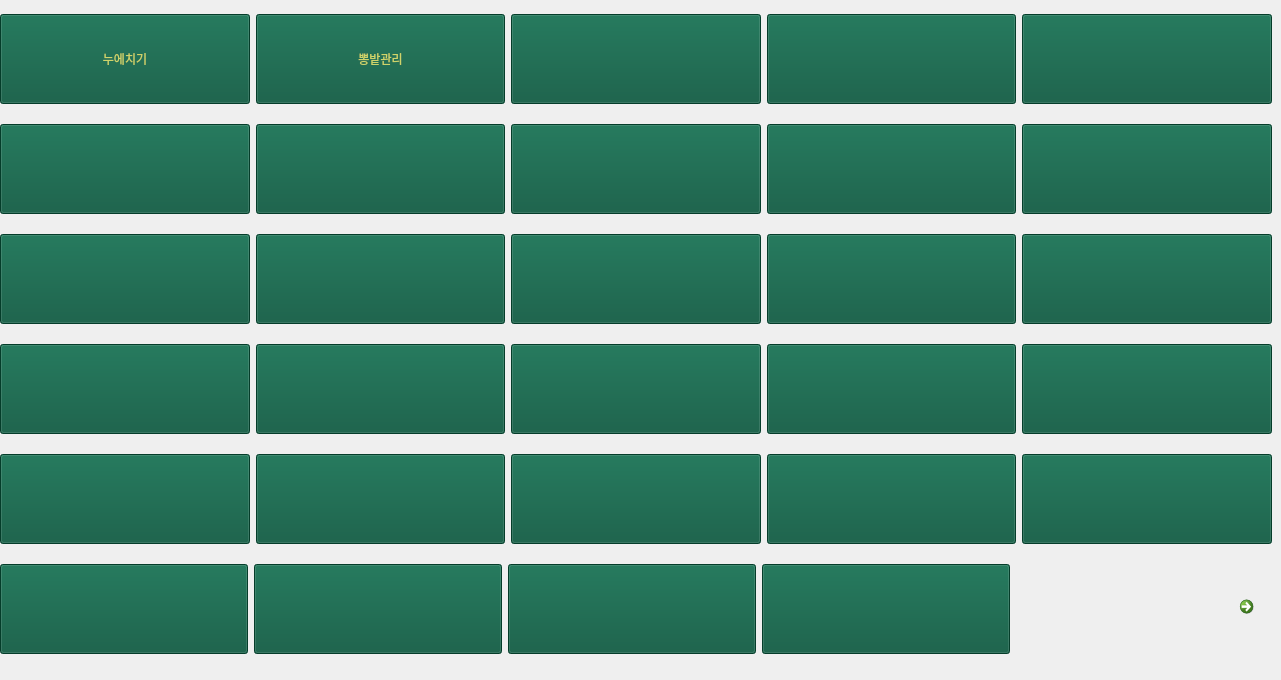
   <widget class="QWidget" name="tab12">
    <attribute name="title">
     <string>잠업</string>
    </attribute>
    <widget class="QWidget" name="layoutWidget_17">
     <property name="geometry">
      <rect>
       <x>0</x>
       <y>0</y>
       <width>1272</width>
       <height>671</height>
      </rect>
     </property>
     <layout class="QVBoxLayout" name="verticalLayout_14">
      <item>
       <layout class="QHBoxLayout" name="horizontalLayout_83">
        <item>
         <widget class="QPushButton" name="pushButton_397">
          <property name="minimumSize">
           <size>
            <width>0</width>
            <height>90</height>
           </size>
          </property>
          <property name="styleSheet">
           <string notr="true">background-color: rgb(7, 85, 59);
color: rgb(206, 212, 106);
font: 18pt &quot;Agency FB&quot;;</string>
          </property>
          <property name="text">
           <string>누에치기</string>
          </property>
         </widget>
        </item>
        <item>
         <widget class="QPushButton" name="pushButton_398">
          <property name="minimumSize">
           <size>
            <width>0</width>
            <height>90</height>
           </size>
          </property>
          <property name="styleSheet">
           <string notr="true">background-color: rgb(7, 85, 59);
color: rgb(206, 212, 106);
font: 18pt &quot;Agency FB&quot;;</string>
          </property>
          <property name="text">
           <string>뽕밭관리</string>
          </property>
         </widget>
        </item>
        <item>
         <widget class="QPushButton" name="pushButton_399">
          <property name="minimumSize">
           <size>
            <width>0</width>
            <height>90</height>
           </size>
          </property>
          <property name="styleSheet">
           <string notr="true">background-color: rgb(7, 85, 59);
color: rgb(206, 212, 106);
font: 18pt &quot;Agency FB&quot;;</string>
          </property>
          <property name="text">
           <string/>
          </property>
         </widget>
        </item>
        <item>
         <widget class="QPushButton" name="pushButton_400">
          <property name="minimumSize">
           <size>
            <width>0</width>
            <height>90</height>
           </size>
          </property>
          <property name="styleSheet">
           <string notr="true">background-color: rgb(7, 85, 59);
color: rgb(206, 212, 106);
font: 18pt &quot;Agency FB&quot;;</string>
          </property>
          <property name="text">
           <string/>
          </property>
         </widget>
        </item>
        <item>
         <widget class="QPushButton" name="pushButton_401">
          <property name="minimumSize">
           <size>
            <width>0</width>
            <height>90</height>
           </size>
          </property>
          <property name="styleSheet">
           <string notr="true">background-color: rgb(7, 85, 59);
color: rgb(206, 212, 106);
font: 18pt &quot;Agency FB&quot;;</string>
          </property>
          <property name="text">
           <string/>
          </property>
         </widget>
        </item>
       </layout>
      </item>
      <item>
       <layout class="QHBoxLayout" name="horizontalLayout_84">
        <item>
         <widget class="QPushButton" name="pushButton_402">
          <property name="minimumSize">
           <size>
            <width>0</width>
            <height>90</height>
           </size>
          </property>
          <property name="styleSheet">
           <string notr="true">background-color: rgb(7, 85, 59);
color: rgb(206, 212, 106);
font: 18pt &quot;Agency FB&quot;;</string>
          </property>
          <property name="text">
           <string/>
          </property>
         </widget>
        </item>
        <item>
         <widget class="QPushButton" name="pushButton_403">
          <property name="minimumSize">
           <size>
            <width>0</width>
            <height>90</height>
           </size>
          </property>
          <property name="styleSheet">
           <string notr="true">background-color: rgb(7, 85, 59);
color: rgb(206, 212, 106);
font: 18pt &quot;Agency FB&quot;;</string>
          </property>
          <property name="text">
           <string/>
          </property>
         </widget>
        </item>
        <item>
         <widget class="QPushButton" name="pushButton_404">
          <property name="minimumSize">
           <size>
            <width>0</width>
            <height>90</height>
           </size>
          </property>
          <property name="styleSheet">
           <string notr="true">background-color: rgb(7, 85, 59);
color: rgb(206, 212, 106);
font: 18pt &quot;Agency FB&quot;;</string>
          </property>
          <property name="text">
           <string/>
          </property>
         </widget>
        </item>
        <item>
         <widget class="QPushButton" name="pushButton_405">
          <property name="minimumSize">
           <size>
            <width>0</width>
            <height>90</height>
           </size>
          </property>
          <property name="styleSheet">
           <string notr="true">background-color: rgb(7, 85, 59);
color: rgb(206, 212, 106);
font: 18pt &quot;Agency FB&quot;;</string>
          </property>
          <property name="text">
           <string/>
          </property>
         </widget>
        </item>
        <item>
         <widget class="QPushButton" name="pushButton_406">
          <property name="minimumSize">
           <size>
            <width>0</width>
            <height>90</height>
           </size>
          </property>
          <property name="styleSheet">
           <string notr="true">background-color: rgb(7, 85, 59);
color: rgb(206, 212, 106);
font: 18pt &quot;Agency FB&quot;;</string>
          </property>
          <property name="text">
           <string/>
          </property>
         </widget>
        </item>
       </layout>
      </item>
      <item>
       <layout class="QHBoxLayout" name="horizontalLayout_85">
        <item>
         <widget class="QPushButton" name="pushButton_407">
          <property name="minimumSize">
           <size>
            <width>0</width>
            <height>90</height>
           </size>
          </property>
          <property name="styleSheet">
           <string notr="true">background-color: rgb(7, 85, 59);
color: rgb(206, 212, 106);
font: 18pt &quot;Agency FB&quot;;</string>
          </property>
          <property name="text">
           <string/>
          </property>
         </widget>
        </item>
        <item>
         <widget class="QPushButton" name="pushButton_408">
          <property name="minimumSize">
           <size>
            <width>0</width>
            <height>90</height>
           </size>
          </property>
          <property name="styleSheet">
           <string notr="true">background-color: rgb(7, 85, 59);
color: rgb(206, 212, 106);
font: 18pt &quot;Agency FB&quot;;</string>
          </property>
          <property name="text">
           <string/>
          </property>
         </widget>
        </item>
        <item>
         <widget class="QPushButton" name="pushButton_409">
          <property name="minimumSize">
           <size>
            <width>0</width>
            <height>90</height>
           </size>
          </property>
          <property name="styleSheet">
           <string notr="true">background-color: rgb(7, 85, 59);
color: rgb(206, 212, 106);
font: 18pt &quot;Agency FB&quot;;</string>
          </property>
          <property name="text">
           <string/>
          </property>
         </widget>
        </item>
        <item>
         <widget class="QPushButton" name="pushButton_410">
          <property name="minimumSize">
           <size>
            <width>0</width>
            <height>90</height>
           </size>
          </property>
          <property name="styleSheet">
           <string notr="true">background-color: rgb(7, 85, 59);
color: rgb(206, 212, 106);
font: 18pt &quot;Agency FB&quot;;</string>
          </property>
          <property name="text">
           <string/>
          </property>
         </widget>
        </item>
        <item>
         <widget class="QPushButton" name="pushButton_411">
          <property name="minimumSize">
           <size>
            <width>0</width>
            <height>90</height>
           </size>
          </property>
          <property name="styleSheet">
           <string notr="true">background-color: rgb(7, 85, 59);
color: rgb(206, 212, 106);
font: 18pt &quot;Agency FB&quot;;</string>
          </property>
          <property name="text">
           <string/>
          </property>
         </widget>
        </item>
       </layout>
      </item>
      <item>
       <layout class="QHBoxLayout" name="horizontalLayout_86">
        <item>
         <widget class="QPushButton" name="pushButton_412">
          <property name="minimumSize">
           <size>
            <width>0</width>
            <height>90</height>
           </size>
          </property>
          <property name="styleSheet">
           <string notr="true">background-color: rgb(7, 85, 59);
color: rgb(206, 212, 106);
font: 18pt &quot;Agency FB&quot;;</string>
          </property>
          <property name="text">
           <string/>
          </property>
         </widget>
        </item>
        <item>
         <widget class="QPushButton" name="pushButton_413">
          <property name="minimumSize">
           <size>
            <width>0</width>
            <height>90</height>
           </size>
          </property>
          <property name="styleSheet">
           <string notr="true">background-color: rgb(7, 85, 59);
color: rgb(206, 212, 106);
font: 18pt &quot;Agency FB&quot;;</string>
          </property>
          <property name="text">
           <string/>
          </property>
         </widget>
        </item>
        <item>
         <widget class="QPushButton" name="pushButton_414">
          <property name="minimumSize">
           <size>
            <width>0</width>
            <height>90</height>
           </size>
          </property>
          <property name="styleSheet">
           <string notr="true">background-color: rgb(7, 85, 59);
color: rgb(206, 212, 106);
font: 18pt &quot;Agency FB&quot;;</string>
          </property>
          <property name="text">
           <string/>
          </property>
         </widget>
        </item>
        <item>
         <widget class="QPushButton" name="pushButton_415">
          <property name="minimumSize">
           <size>
            <width>0</width>
            <height>90</height>
           </size>
          </property>
          <property name="styleSheet">
           <string notr="true">background-color: rgb(7, 85, 59);
color: rgb(206, 212, 106);
font: 18pt &quot;Agency FB&quot;;</string>
          </property>
          <property name="text">
           <string/>
          </property>
         </widget>
        </item>
        <item>
         <widget class="QPushButton" name="pushButton_416">
          <property name="minimumSize">
           <size>
            <width>0</width>
            <height>90</height>
           </size>
          </property>
          <property name="styleSheet">
           <string notr="true">background-color: rgb(7, 85, 59);
color: rgb(206, 212, 106);
font: 18pt &quot;Agency FB&quot;;</string>
          </property>
          <property name="text">
           <string/>
          </property>
         </widget>
        </item>
       </layout>
      </item>
      <item>
       <layout class="QHBoxLayout" name="horizontalLayout_87">
        <item>
         <widget class="QPushButton" name="pushButton_417">
          <property name="minimumSize">
           <size>
            <width>0</width>
            <height>90</height>
           </size>
          </property>
          <property name="styleSheet">
           <string notr="true">background-color: rgb(7, 85, 59);
color: rgb(206, 212, 106);
font: 18pt &quot;Agency FB&quot;;</string>
          </property>
          <property name="text">
           <string/>
          </property>
         </widget>
        </item>
        <item>
         <widget class="QPushButton" name="pushButton_418">
          <property name="minimumSize">
           <size>
            <width>0</width>
            <height>90</height>
           </size>
          </property>
          <property name="styleSheet">
           <string notr="true">background-color: rgb(7, 85, 59);
color: rgb(206, 212, 106);
font: 18pt &quot;Agency FB&quot;;</string>
          </property>
          <property name="text">
           <string/>
          </property>
         </widget>
        </item>
        <item>
         <widget class="QPushButton" name="pushButton_419">
          <property name="minimumSize">
           <size>
            <width>0</width>
            <height>90</height>
           </size>
          </property>
          <property name="styleSheet">
           <string notr="true">background-color: rgb(7, 85, 59);
color: rgb(206, 212, 106);
font: 18pt &quot;Agency FB&quot;;</string>
          </property>
          <property name="text">
           <string/>
          </property>
         </widget>
        </item>
        <item>
         <widget class="QPushButton" name="pushButton_420">
          <property name="minimumSize">
           <size>
            <width>0</width>
            <height>90</height>
           </size>
          </property>
          <property name="styleSheet">
           <string notr="true">background-color: rgb(7, 85, 59);
color: rgb(206, 212, 106);
font: 18pt &quot;Agency FB&quot;;</string>
          </property>
          <property name="text">
           <string/>
          </property>
         </widget>
        </item>
        <item>
         <widget class="QPushButton" name="pushButton_421">
          <property name="minimumSize">
           <size>
            <width>0</width>
            <height>90</height>
           </size>
          </property>
          <property name="styleSheet">
           <string notr="true">background-color: rgb(7, 85, 59);
color: rgb(206, 212, 106);
font: 18pt &quot;Agency FB&quot;;</string>
          </property>
          <property name="text">
           <string/>
          </property>
         </widget>
        </item>
       </layout>
      </item>
      <item>
       <layout class="QHBoxLayout" name="horizontalLayout_88">
        <item>
         <widget class="QPushButton" name="pushButton_422">
          <property name="minimumSize">
           <size>
            <width>248</width>
            <height>90</height>
           </size>
          </property>
          <property name="styleSheet">
           <string notr="true">background-color: rgb(7, 85, 59);
color: rgb(206, 212, 106);
font: 18pt &quot;Agency FB&quot;;</string>
          </property>
          <property name="text">
           <string/>
          </property>
         </widget>
        </item>
        <item>
         <widget class="QPushButton" name="pushButton_423">
          <property name="minimumSize">
           <size>
            <width>248</width>
            <height>90</height>
           </size>
          </property>
          <property name="styleSheet">
           <string notr="true">background-color: rgb(7, 85, 59);
color: rgb(206, 212, 106);
font: 18pt &quot;Agency FB&quot;;</string>
          </property>
          <property name="text">
           <string/>
          </property>
         </widget>
        </item>
        <item>
         <widget class="QPushButton" name="pushButton_424">
          <property name="minimumSize">
           <size>
            <width>248</width>
            <height>90</height>
           </size>
          </property>
          <property name="styleSheet">
           <string notr="true">background-color: rgb(7, 85, 59);
color: rgb(206, 212, 106);
font: 18pt &quot;Agency FB&quot;;</string>
          </property>
          <property name="text">
           <string/>
          </property>
         </widget>
        </item>
        <item>
         <widget class="QPushButton" name="pushButton_425">
          <property name="minimumSize">
           <size>
            <width>248</width>
            <height>90</height>
           </size>
          </property>
          <property name="styleSheet">
           <string notr="true">background-color: rgb(7, 85, 59);
color: rgb(206, 212, 106);
font: 18pt &quot;Agency FB&quot;;</string>
          </property>
          <property name="text">
           <string/>
          </property>
         </widget>
        </item>
        <item>
         <spacer name="horizontalSpacer_14">
          <property name="orientation">
           <enum>Qt::Horizontal</enum>
          </property>
          <property name="sizeHint" stdset="0">
           <size>
            <width>40</width>
            <height>20</height>
           </size>
          </property>
         </spacer>
        </item>
        <item>
         <widget class="QCommandLinkButton" name="commandLinkButton_13">
          <property name="maximumSize">
           <size>
            <width>40</width>
            <height>40</height>
           </size>
          </property>
          <property name="styleSheet">
           <string notr="true">background-color: rgb(7, 85, 59);
color:rgb(206, 212, 106);
</string>
          </property>
          <property name="text">
           <string/>
          </property>
         </widget>
        </item>
       </layout>
      </item>
     </layout>
    </widget>
   </widget>
